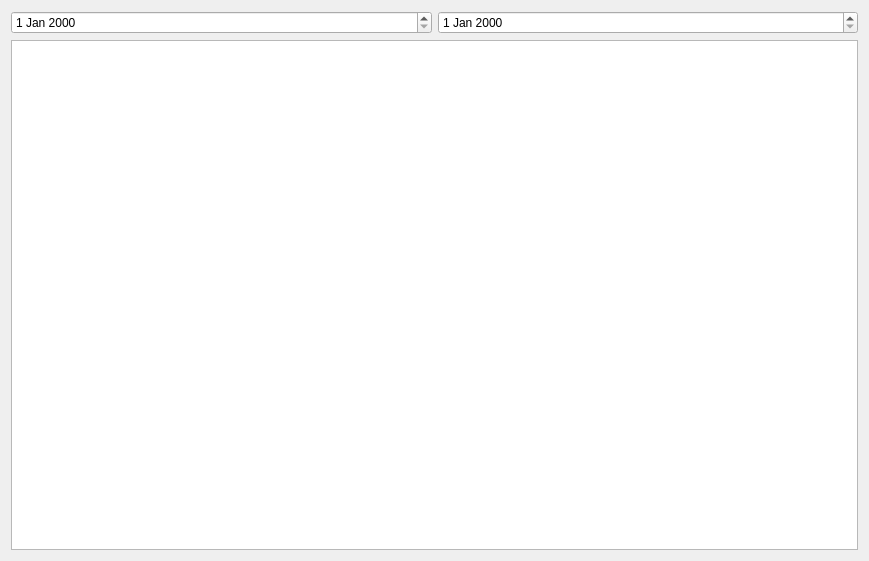
<?xml version="1.0" encoding="UTF-8"?>
<ui version="4.0">
 <class>HistoryForm</class>
 <widget class="QWidget" name="HistoryForm">
  <property name="geometry">
   <rect>
    <x>0</x>
    <y>0</y>
    <width>869</width>
    <height>561</height>
   </rect>
  </property>
  <property name="windowTitle">
   <string>Form</string>
  </property>
  <layout class="QGridLayout" name="gridLayout">
   <item row="0" column="1">
    <widget class="QDateEdit" name="dateEdit_end"/>
   </item>
   <item row="1" column="0" colspan="2">
    <widget class="QListWidget" name="listWidget"/>
   </item>
   <item row="0" column="0">
    <widget class="QDateEdit" name="dateEdit_start"/>
   </item>
  </layout>
 </widget>
 <resources/>
 <connections/>
</ui>
